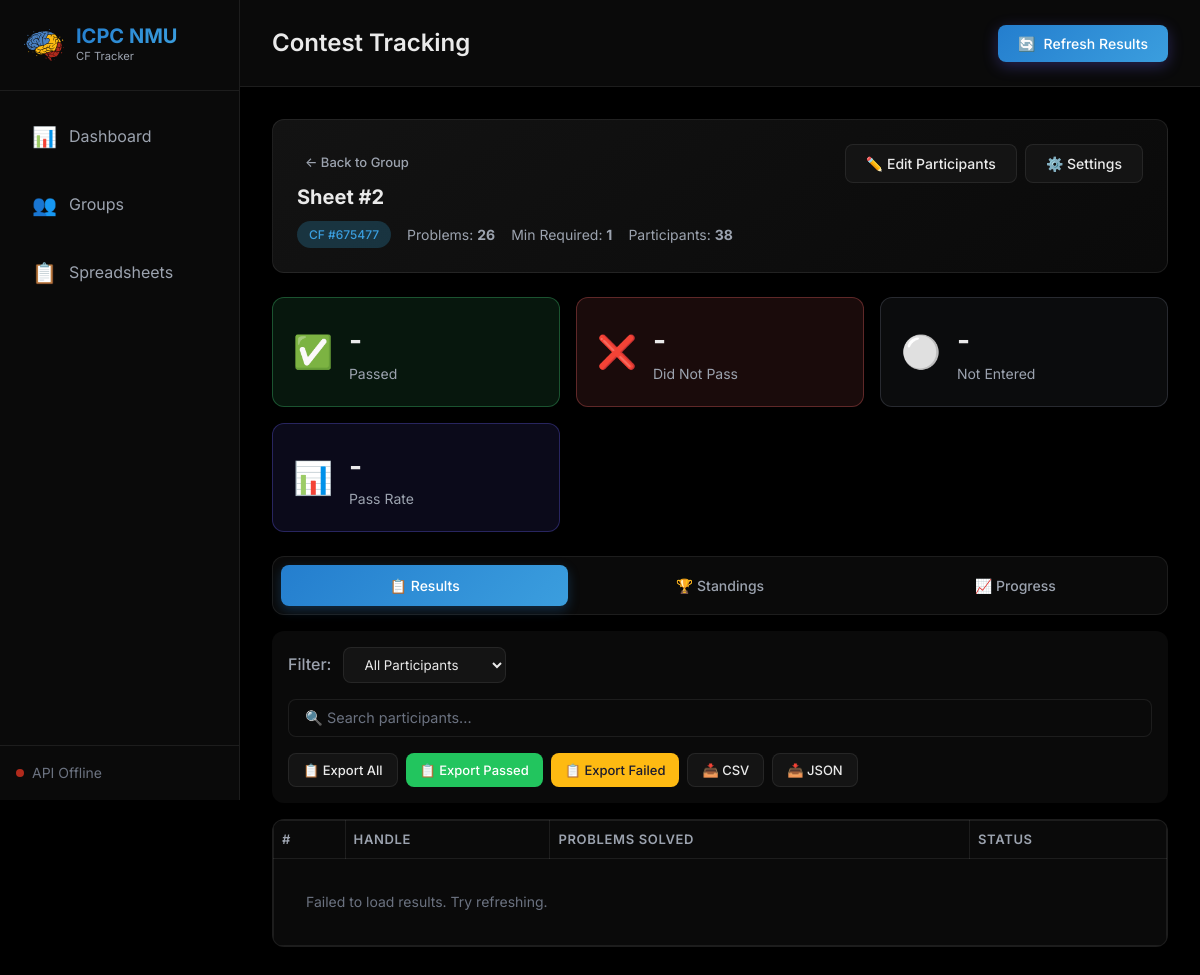
The page /contest/10 on the database as committed earlier.
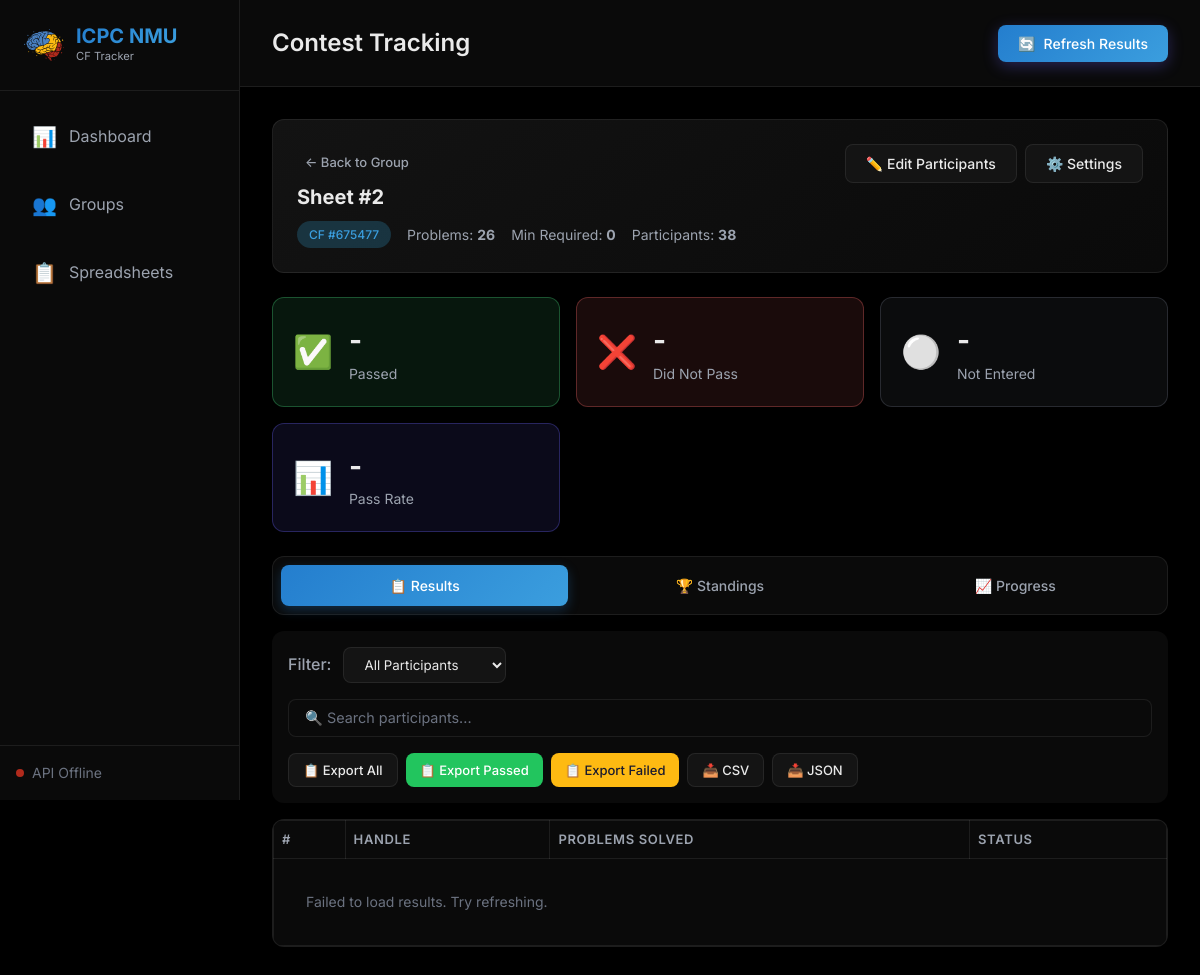
The same page on the database as committed later.
### models/database.py (models this page shows, shortened)
class Contest(db.Model):
    __tablename__ = 'contests'
    id = db.Column(db.Integer, primary_key=True)
    group_id = db.Column(db.Integer, db.ForeignKey('groups.id'), nullable=False)
    cf_contest_id = db.Column(db.Integer, nullable=False)  # Codeforces contest ID
    name = db.Column(db.String(200), nullable=False)
    min_solved = db.Column(db.Integer, default=1)  # Minimum problems to pass (or percentage if is_percent)
    min_solved_is_percent = db.Column(db.Boolean, default=False)  # If True, min_solved is a percentage
    participants = db.Column(db.Text, default='')  # Comma-separated handles
    lock_participants = db.Column(db.Boolean, default=False)  # If True, don't auto-update from spreadsheet
    added_at = db.Column(db.DateTime, default=utc_now)
    total_problems = db.Column(db.Integer, default=0)  # Total problems in contest (for percentage calc)
    start_date = db.Column(db.DateTime, nullable=True)  # When the contest started on Codeforces
    last_refreshed = db.Column(db.DateTime, nullable=True)  # Last time results were fetched
    contest_type = db.Column(db.String(20), default='contest')  # 'contest', 'sheet', or 'offline_contest'
    results = db.relationship('CachedResult', backref='contest', lazy=True, cascade='all, delete-orphan')
    fetch_history = db.relationship('FetchHistory', backref='contest', lazy=True, cascade='all, delete-orphan')
    def get_participants_list(self):
        if not self.participants:
            return []
        return [h.strip() for h in self.participants.split(',') if h.strip()]
    def get_required_solved(self):
        if self.min_solved_is_percent and self.total_problems > 0:
            return max(1, int(self.total_problems * self.min_solved / 100))
        return self.min_solved

### app.py (the view)
@app.route('/contest/<int:contest_id>')
def contest_page(contest_id):
    contest = Contest.query.get_or_404(contest_id)
    return render_template('contest.html', contest=contest)

### templates/contest.html (shortened to what the changed rows need)
{% extends 'base.html' %}
{% block header %}Contest Tracking{% endblock %}
{% block content %}
<div class="contest-page">
    <div class="contest-info-card">
        <div class="contest-info-header">
            <div>
                <a href="/groups?group={{ contest.group_id }}" class="btn btn-back btn-sm">← Back to Group</a>
                <h2 id="contestName">{{ contest.name }}</h2>
                <p class="contest-meta">
                    <span class="badge badge-info">CF #{{ contest.cf_contest_id }}</span>
                    <span class="meta-item">Problems: <strong id="totalProblems">{{ contest.total_problems
                            }}</strong></span>
                    <span class="meta-item">Min Required: <strong id="minSolved">{{ contest.get_required_solved()
                            }}</strong></span>
                    <span class="meta-item">Participants: <strong id="participantCount">{{
                            contest.get_participants_list()|length }}</strong></span>
                </p>
            </div>
        </div>
    </div>
    <div class="view-container" id="viewResults">
        <div class="results-table-container">
            <table class="data-table" id="resultsTable">
                <thead>
                    <tr>
                        <th>#</th>
                        <th>Handle</th>
                        <th>Problems Solved</th>
                        <th>Status</th>
                    </tr>
                </thead>
            </table>
        </div>
    </div>
</div>
{% endblock %}

Rows that differ between the two databases and show on the page:
changed Contest "Sheet #2": get_required_solved "1" → "0"
